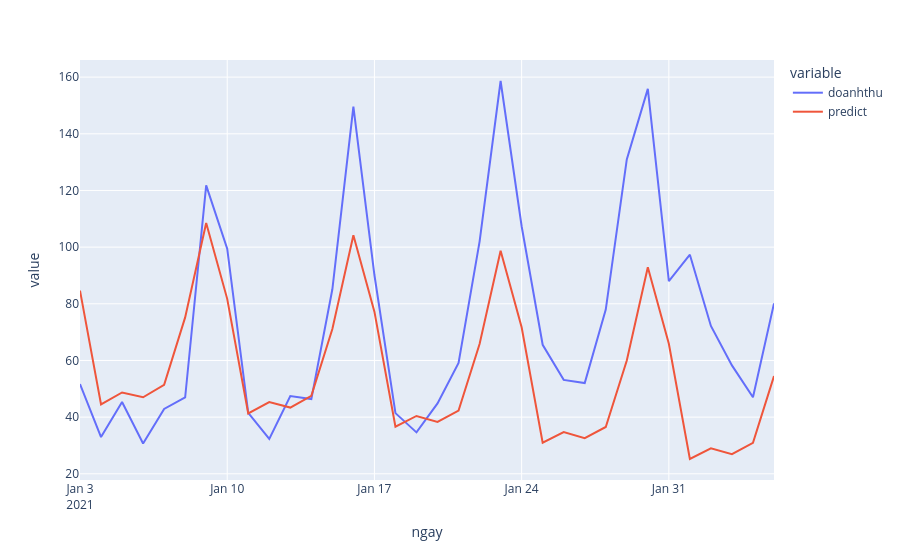

Notebook code for this chart:
### Code cell
## show curves
fig = px.line(backtest_11, x="ngay", y=["doanhthu","predict"])
fig.show()
